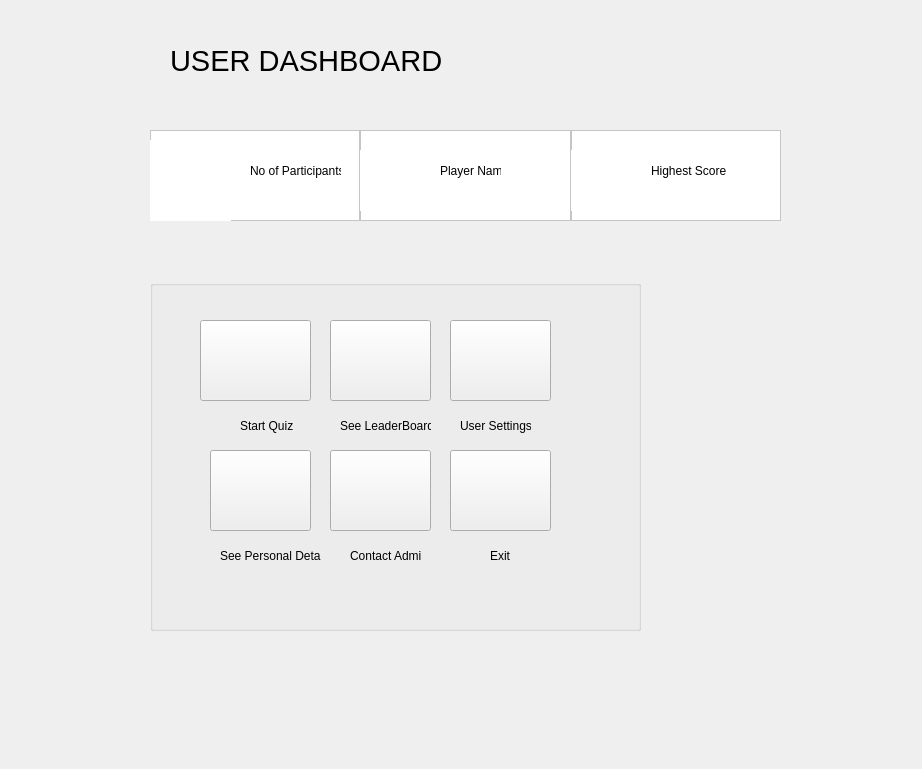
<?xml version="1.0" encoding="UTF-8"?>
<ui version="4.0">
 <class>MainWindow</class>
 <widget class="QMainWindow" name="MainWindow">
  <property name="windowModality">
   <enum>Qt::ApplicationModal</enum>
  </property>
  <property name="geometry">
   <rect>
    <x>0</x>
    <y>0</y>
    <width>922</width>
    <height>769</height>
   </rect>
  </property>
  <property name="contextMenuPolicy">
   <enum>Qt::ActionsContextMenu</enum>
  </property>
  <property name="windowTitle">
   <string>MainWindow</string>
  </property>
  <property name="windowIcon">
   <iconset resource="../resources/logo.qrc">
    <normaloff>:/&lt;noprefix&gt;/4chan.png</normaloff>:/&lt;noprefix&gt;/4chan.png</iconset>
  </property>
  <property name="styleSheet">
   <string notr="true">#leftmenu{

background-color:rgb(90, 255, 78)
}</string>
  </property>
  <property name="documentMode">
   <bool>true</bool>
  </property>
  <property name="tabShape">
   <enum>QTabWidget::Rounded</enum>
  </property>
  <property name="unifiedTitleAndToolBarOnMac">
   <bool>false</bool>
  </property>
  <widget class="QWidget" name="centralwidget">
   <property name="layoutDirection">
    <enum>Qt::LeftToRight</enum>
   </property>
   <widget class="QWidget" name="leftmenu" native="true">
    <property name="geometry">
     <rect>
      <x>0</x>
      <y>0</y>
      <width>0</width>
      <height>861</height>
     </rect>
    </property>
    <property name="styleSheet">
     <string notr="true"/>
    </property>
    <widget class="QLabel" name="label_3">
     <property name="geometry">
      <rect>
       <x>10</x>
       <y>10</y>
       <width>131</width>
       <height>51</height>
      </rect>
     </property>
     <property name="text">
      <string>NAME</string>
     </property>
    </widget>
    <widget class="QLabel" name="label_4">
     <property name="geometry">
      <rect>
       <x>10</x>
       <y>120</y>
       <width>201</width>
       <height>61</height>
      </rect>
     </property>
     <property name="text">
      <string>Settings</string>
     </property>
    </widget>
    <widget class="QLabel" name="label_5">
     <property name="geometry">
      <rect>
       <x>10</x>
       <y>190</y>
       <width>201</width>
       <height>61</height>
      </rect>
     </property>
     <property name="text">
      <string>Toggle DarkMode</string>
     </property>
    </widget>
    <widget class="QLabel" name="label_7">
     <property name="geometry">
      <rect>
       <x>10</x>
       <y>260</y>
       <width>201</width>
       <height>61</height>
      </rect>
     </property>
     <property name="text">
      <string>Exit App</string>
     </property>
    </widget>
    <widget class="Line" name="line">
     <property name="geometry">
      <rect>
       <x>0</x>
       <y>90</y>
       <width>211</width>
       <height>51</height>
      </rect>
     </property>
     <property name="styleSheet">
      <string notr="true">color:rgb(0, 0, 0)</string>
     </property>
     <property name="orientation">
      <enum>Qt::Horizontal</enum>
     </property>
    </widget>
    <widget class="QLabel" name="label_8">
     <property name="geometry">
      <rect>
       <x>10</x>
       <y>60</y>
       <width>201</width>
       <height>61</height>
      </rect>
     </property>
     <property name="text">
      <string>USERNAME</string>
     </property>
    </widget>
    <widget class="QLabel" name="label_9">
     <property name="geometry">
      <rect>
       <x>110</x>
       <y>30</y>
       <width>71</width>
       <height>61</height>
      </rect>
     </property>
     <property name="text">
      <string/>
     </property>
     <property name="pixmap">
      <pixmap resource="../resources/logo.qrc">:/&lt;noprefix&gt;/icons8-administrator-male-100.png</pixmap>
     </property>
     <property name="scaledContents">
      <bool>true</bool>
     </property>
    </widget>
    <widget class="QPushButton" name="toggleback">
     <property name="geometry">
      <rect>
       <x>200</x>
       <y>20</y>
       <width>21</width>
       <height>31</height>
      </rect>
     </property>
     <property name="styleSheet">
      <string notr="true">background-color:none</string>
     </property>
     <property name="text">
      <string/>
     </property>
     <property name="icon">
      <iconset resource="../resources/logo.qrc">
       <normaloff>:/&lt;noprefix&gt;/back-button.png</normaloff>:/&lt;noprefix&gt;/back-button.png</iconset>
     </property>
    </widget>
   </widget>
   <widget class="QWidget" name="horizontalLayoutWidget">
    <property name="geometry">
     <rect>
      <x>170</x>
      <y>30</y>
      <width>631</width>
      <height>62</height>
     </rect>
    </property>
    <layout class="QHBoxLayout" name="horizontalLayout">
     <item>
      <widget class="QLabel" name="label_2">
       <property name="styleSheet">
        <string notr="true">font-size:22pt</string>
       </property>
       <property name="text">
        <string>USER DASHBOARD</string>
       </property>
      </widget>
     </item>
     <item>
      <spacer name="horizontalSpacer">
       <property name="orientation">
        <enum>Qt::Horizontal</enum>
       </property>
       <property name="sizeType">
        <enum>QSizePolicy::MinimumExpanding</enum>
       </property>
       <property name="sizeHint" stdset="0">
        <size>
         <width>40</width>
         <height>20</height>
        </size>
       </property>
      </spacer>
     </item>
    </layout>
   </widget>
   <widget class="QWidget" name="layoutWidget">
    <property name="geometry">
     <rect>
      <x>150</x>
      <y>130</y>
      <width>631</width>
      <height>91</height>
     </rect>
    </property>
    <layout class="QHBoxLayout" name="stats_layout">
     <property name="spacing">
      <number>0</number>
     </property>
     <item>
      <widget class="QFrame" name="no_of_user_card">
       <property name="styleSheet">
        <string notr="true">background-color:rgb(255, 255, 255)</string>
       </property>
       <property name="frameShape">
        <enum>QFrame::StyledPanel</enum>
       </property>
       <property name="frameShadow">
        <enum>QFrame::Raised</enum>
       </property>
       <widget class="QLabel" name="label_13">
        <property name="geometry">
         <rect>
          <x>0</x>
          <y>10</y>
          <width>81</width>
          <height>81</height>
         </rect>
        </property>
        <property name="text">
         <string/>
        </property>
        <property name="pixmap">
         <pixmap resource="../resources/logo.qrc">:/&lt;noprefix&gt;/icons8-administrator-male-40.png</pixmap>
        </property>
        <property name="scaledContents">
         <bool>true</bool>
        </property>
       </widget>
       <widget class="QLabel" name="label_14">
        <property name="geometry">
         <rect>
          <x>100</x>
          <y>20</y>
          <width>91</width>
          <height>41</height>
         </rect>
        </property>
        <property name="text">
         <string>No of Participants </string>
        </property>
       </widget>
      </widget>
     </item>
     <item>
      <widget class="QFrame" name="player_card">
       <property name="styleSheet">
        <string notr="true">background-color:rgb(255, 255, 255)</string>
       </property>
       <property name="frameShape">
        <enum>QFrame::StyledPanel</enum>
       </property>
       <property name="frameShadow">
        <enum>QFrame::Raised</enum>
       </property>
       <widget class="QLabel" name="label_10">
        <property name="geometry">
         <rect>
          <x>0</x>
          <y>20</y>
          <width>71</width>
          <height>61</height>
         </rect>
        </property>
        <property name="text">
         <string/>
        </property>
        <property name="pixmap">
         <pixmap resource="../resources/logo.qrc">:/&lt;noprefix&gt;/icons8-winner-80.png</pixmap>
        </property>
        <property name="scaledContents">
         <bool>true</bool>
        </property>
       </widget>
       <widget class="QLabel" name="label_6">
        <property name="geometry">
         <rect>
          <x>80</x>
          <y>20</y>
          <width>61</width>
          <height>41</height>
         </rect>
        </property>
        <property name="text">
         <string>Player Name</string>
        </property>
       </widget>
      </widget>
     </item>
     <item>
      <widget class="QFrame" name="scorecard">
       <property name="styleSheet">
        <string notr="true">background-color:rgb(255, 255, 255)</string>
       </property>
       <property name="frameShape">
        <enum>QFrame::StyledPanel</enum>
       </property>
       <property name="frameShadow">
        <enum>QFrame::Raised</enum>
       </property>
       <widget class="QLabel" name="label_11">
        <property name="geometry">
         <rect>
          <x>0</x>
          <y>20</y>
          <width>71</width>
          <height>61</height>
         </rect>
        </property>
        <property name="text">
         <string/>
        </property>
        <property name="pixmap">
         <pixmap resource="../resources/logo.qrc">:/&lt;noprefix&gt;/icons8-trophy-80.png</pixmap>
        </property>
        <property name="scaledContents">
         <bool>true</bool>
        </property>
       </widget>
       <widget class="QLabel" name="label_12">
        <property name="geometry">
         <rect>
          <x>80</x>
          <y>20</y>
          <width>81</width>
          <height>41</height>
         </rect>
        </property>
        <property name="text">
         <string>Highest Score</string>
        </property>
       </widget>
      </widget>
     </item>
    </layout>
   </widget>
   <widget class="QPushButton" name="togglemenu">
    <property name="enabled">
     <bool>true</bool>
    </property>
    <property name="geometry">
     <rect>
      <x>100</x>
      <y>30</y>
      <width>60</width>
      <height>61</height>
     </rect>
    </property>
    <property name="text">
     <string/>
    </property>
    <property name="icon">
     <iconset resource="../resources/logo.qrc">
      <normaloff>:/&lt;noprefix&gt;/admin-panel.png</normaloff>:/&lt;noprefix&gt;/admin-panel.png</iconset>
    </property>
    <property name="iconSize">
     <size>
      <width>60</width>
      <height>60</height>
     </size>
    </property>
    <property name="flat">
     <bool>true</bool>
    </property>
   </widget>
   <widget class="QGroupBox" name="groupBox">
    <property name="geometry">
     <rect>
      <x>150</x>
      <y>280</y>
      <width>491</width>
      <height>351</height>
     </rect>
    </property>
    <property name="title">
     <string/>
    </property>
    <widget class="QPushButton" name="pushButton_4">
     <property name="geometry">
      <rect>
       <x>180</x>
       <y>40</y>
       <width>101</width>
       <height>81</height>
      </rect>
     </property>
     <property name="text">
      <string/>
     </property>
     <property name="icon">
      <iconset resource="../resources/logo.qrc">
       <normaloff>:/&lt;noprefix&gt;/icons8-scoreboard-100.png</normaloff>:/&lt;noprefix&gt;/icons8-scoreboard-100.png</iconset>
     </property>
     <property name="iconSize">
      <size>
       <width>100</width>
       <height>100</height>
      </size>
     </property>
    </widget>
    <widget class="QPushButton" name="pushButton_5">
     <property name="geometry">
      <rect>
       <x>300</x>
       <y>40</y>
       <width>101</width>
       <height>81</height>
      </rect>
     </property>
     <property name="text">
      <string/>
     </property>
     <property name="icon">
      <iconset resource="../resources/logo.qrc">
       <normaloff>:/&lt;noprefix&gt;/icons8-admin-panel-100.png</normaloff>:/&lt;noprefix&gt;/icons8-admin-panel-100.png</iconset>
     </property>
     <property name="iconSize">
      <size>
       <width>100</width>
       <height>100</height>
      </size>
     </property>
    </widget>
    <widget class="QPushButton" name="pushButton_6">
     <property name="geometry">
      <rect>
       <x>180</x>
       <y>170</y>
       <width>101</width>
       <height>81</height>
      </rect>
     </property>
     <property name="text">
      <string/>
     </property>
     <property name="icon">
      <iconset resource="../resources/logo.qrc">
       <normaloff>:/&lt;noprefix&gt;/icons8-management-90.png</normaloff>:/&lt;noprefix&gt;/icons8-management-90.png</iconset>
     </property>
     <property name="iconSize">
      <size>
       <width>100</width>
       <height>100</height>
      </size>
     </property>
    </widget>
    <widget class="QLabel" name="label">
     <property name="geometry">
      <rect>
       <x>90</x>
       <y>130</y>
       <width>61</width>
       <height>31</height>
      </rect>
     </property>
     <property name="text">
      <string>Start Quiz</string>
     </property>
    </widget>
    <widget class="QLabel" name="label_15">
     <property name="geometry">
      <rect>
       <x>200</x>
       <y>260</y>
       <width>71</width>
       <height>31</height>
      </rect>
     </property>
     <property name="text">
      <string>Contact Admin</string>
     </property>
    </widget>
    <widget class="QLabel" name="label_16">
     <property name="geometry">
      <rect>
       <x>310</x>
       <y>130</y>
       <width>71</width>
       <height>31</height>
      </rect>
     </property>
     <property name="text">
      <string>User Settings</string>
     </property>
    </widget>
    <widget class="QLabel" name="label_17">
     <property name="geometry">
      <rect>
       <x>190</x>
       <y>130</y>
       <width>91</width>
       <height>31</height>
      </rect>
     </property>
     <property name="text">
      <string>See LeaderBoard</string>
     </property>
    </widget>
    <widget class="QPushButton" name="pushButton_7">
     <property name="geometry">
      <rect>
       <x>60</x>
       <y>170</y>
       <width>101</width>
       <height>81</height>
      </rect>
     </property>
     <property name="text">
      <string/>
     </property>
     <property name="icon">
      <iconset resource="../resources/logo.qrc">
       <normaloff>:/&lt;noprefix&gt;/icons8-user-80.png</normaloff>:/&lt;noprefix&gt;/icons8-user-80.png</iconset>
     </property>
     <property name="iconSize">
      <size>
       <width>100</width>
       <height>100</height>
      </size>
     </property>
    </widget>
    <widget class="QPushButton" name="startquiz">
     <property name="geometry">
      <rect>
       <x>50</x>
       <y>40</y>
       <width>111</width>
       <height>81</height>
      </rect>
     </property>
     <property name="text">
      <string/>
     </property>
     <property name="icon">
      <iconset resource="../resources/logo.qrc">
       <normaloff>:/&lt;noprefix&gt;/icons8-quiz-100.png</normaloff>:/&lt;noprefix&gt;/icons8-quiz-100.png</iconset>
     </property>
     <property name="iconSize">
      <size>
       <width>50</width>
       <height>50</height>
      </size>
     </property>
    </widget>
    <widget class="QPushButton" name="pushButton_3">
     <property name="geometry">
      <rect>
       <x>300</x>
       <y>170</y>
       <width>101</width>
       <height>81</height>
      </rect>
     </property>
     <property name="text">
      <string/>
     </property>
     <property name="icon">
      <iconset resource="../resources/logo.qrc">
       <normaloff>:/&lt;noprefix&gt;/icons8-exit-100.png</normaloff>:/&lt;noprefix&gt;/icons8-exit-100.png</iconset>
     </property>
     <property name="iconSize">
      <size>
       <width>100</width>
       <height>100</height>
      </size>
     </property>
    </widget>
    <widget class="QLabel" name="label_18">
     <property name="geometry">
      <rect>
       <x>340</x>
       <y>260</y>
       <width>31</width>
       <height>31</height>
      </rect>
     </property>
     <property name="text">
      <string>Exit</string>
     </property>
    </widget>
    <widget class="QLabel" name="label_19">
     <property name="geometry">
      <rect>
       <x>70</x>
       <y>260</y>
       <width>101</width>
       <height>31</height>
      </rect>
     </property>
     <property name="text">
      <string>See Personal Details</string>
     </property>
    </widget>
   </widget>
   <zorder>horizontalLayoutWidget</zorder>
   <zorder>layoutWidget</zorder>
   <zorder>leftmenu</zorder>
   <zorder>togglemenu</zorder>
   <zorder>groupBox</zorder>
  </widget>
 </widget>
 <tabstops>
  <tabstop>toggleback</tabstop>
  <tabstop>togglemenu</tabstop>
  <tabstop>pushButton_3</tabstop>
  <tabstop>pushButton_6</tabstop>
  <tabstop>pushButton_5</tabstop>
  <tabstop>pushButton_4</tabstop>
  <tabstop>pushButton_7</tabstop>
 </tabstops>
 <resources>
  <include location="../resources/logo.qrc"/>
 </resources>
 <connections/>
</ui>
